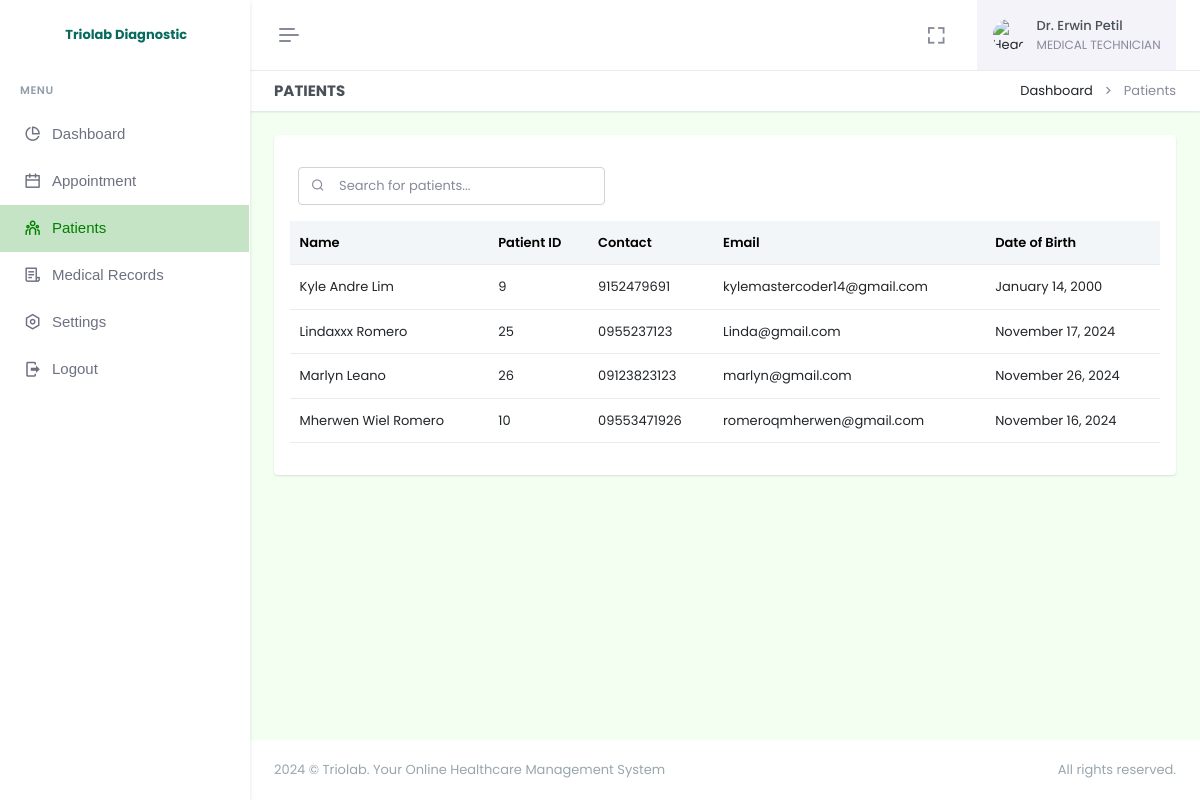
Screenshot of /doctor/patients.php (signed in) with the database file from the repository.
### tables this page shows
CREATE TABLE `doctor` (
  `employee_id` varchar(255) NOT NULL,
  `firstname` varchar(255) NOT NULL,
  `lastname` varchar(255) NOT NULL,
  `username` varchar(255) NOT NULL,
  `email` varchar(255) NOT NULL,
  `password` varchar(255) NOT NULL,
  `profile_img` varchar(255) DEFAULT NULL,
  `department_id` int(11) DEFAULT NULL,
  `date_added` timestamp NOT NULL DEFAULT current_timestamp(),
  `is_archive` tinyint(4) NOT NULL DEFAULT 0,
  PRIMARY KEY (`employee_id`),
  KEY `fk_doctor_department_new` (`department_id`),
  CONSTRAINT `fk_doctor_department_new` FOREIGN KEY (`department_id`) REFERENCES `departments` (`id`) ON DELETE SET NULL
);

CREATE TABLE `departments` (
  `id` int(255) NOT NULL AUTO_INCREMENT,
  `name` varchar(255) NOT NULL,
  `date_added` date NOT NULL DEFAULT current_timestamp(),
  `is_archive` tinyint(4) NOT NULL DEFAULT 0,
  PRIMARY KEY (`id`)
);

CREATE TABLE `patient` (
  `id` int(11) NOT NULL AUTO_INCREMENT,
  `firstname` varchar(255) NOT NULL,
  `lastname` varchar(255) NOT NULL,
  `age` varchar(255) NOT NULL,
  `sex` varchar(255) NOT NULL,
  `email` varchar(255) NOT NULL,
  `dob` varchar(255) DEFAULT NULL,
  `birthplace` varchar(255) DEFAULT NULL,
  `contact` varchar(255) DEFAULT NULL,
  `password` varchar(255) NOT NULL,
  `province` varchar(255) DEFAULT NULL,
  `city` varchar(255) DEFAULT NULL,
  `barangay` varchar(255) DEFAULT NULL,
  `street` varchar(255) DEFAULT NULL,
  `date_added` timestamp NOT NULL DEFAULT current_timestamp(),
  PRIMARY KEY (`id`)
);

### doctor/patients.php (the view, shortened to what this page needs)
<?php
require "../admin/modals/functions.php";
?>
<!doctype html>
<html lang="en" data-layout="vertical" data-topbar="light" data-sidebar="light" data-sidebar-size="lg" data-sidebar-image="none" data-preloader="disable" data-theme="default" data-theme-colors="green">
<head>
    <link rel="stylesheet" href="https://cdn.jsdelivr.net/npm/flatpickr/dist/flatpickr.min.css">
    <link href="assets/css/bootstrap.min.css" rel="stylesheet" type="text/css" />
    <link href="assets/css/icons.min.css" rel="stylesheet" type="text/css" />
    <link href="assets/css/app.min.css" rel="stylesheet" type="text/css" />
    <link href="assets/css/custom.min.css" rel="stylesheet" type="text/css" />
    <link rel="stylesheet" href="assets/css/sweetalert.css">
</head>
<body style="background-color: #F2FFF1">
    <div id="layout-wrapper">
        <?php require "header.php"; ?>
        <?php require "sidebar.php" ?>
        <div class="main-content">
            <div class="page-content">
                <div class="container-fluid">
                    <div class="row">
                        <div class="col-12">
                            <div class="page-title-box d-sm-flex align-items-center justify-content-between bg-galaxy-transparent">
                                <h4 class="mb-sm-0">Patients</h4>
                                <div class="page-title-right">
                                    <ol class="breadcrumb m-0">
                                        <li class="breadcrumb-item"><a href="index.php">Dashboard</a></li>
                                        <li class="breadcrumb-item active">Patients</li>
                                    </ol>
                                </div>
                            </div>
                        </div>
                    </div>
                    <div class="row">
                        <div class="col-12">
                            <div class="card">
                                <div class="card-body">
                                    <div class="d-flex justify-content-sm-start">
                                        <div class="search-box ms-2 mt-3 mb-3">
                                            <input type="text" id="searchInput" class="form-control" placeholder="Search for patients..." onkeyup="searchTable()">
                                            <i class="ri-search-line search-icon"></i>
                                        </div>
                                    </div>
                                    <table class="table align-middle table-nowrap" id="patientTable">
                                        <thead class="table-light">
                                            <tr>
                                                <th>Name</th>
                                                <th>Patient ID</th>
                                                <th>Contact</th>
                                                <th>Email</th>
                                                <th>Date of Birth</th>
                                            </tr>
                                        </thead>
                                        <tbody class="list">
                                            <?php
                                            $selectPatient = $pdo->prepare("
                                                SELECT *
                                                FROM patient
                                                ORDER BY firstname ASC
                                            ");
                                            $selectPatient->execute();
                                            if ($selectPatient->rowCount() > 0) {
                                                while ($row = $selectPatient->fetch(PDO::FETCH_ASSOC)) {
                                                    $fullname = htmlspecialchars($row['firstname']) . " " . htmlspecialchars($row['lastname']);
                                                    $formattedDate = date("F j, Y", strtotime($row['dob']));
                                            ?>
                                                    <tr>
                                                        <td><?= $fullname; ?></td>
                                                        <td><?= htmlspecialchars($row['id']); ?></td>
                                                        <td><?= htmlspecialchars($row['contact']); ?></td>
                                                        <td><?= htmlspecialchars($row['email']); ?></td>
                                                        <td><?= $formattedDate; ?></td>
                                                    </tr>
                                                <?php
                                                }
                                            }
                                            ?>
                                        </tbody>
                                    </table>
                                </div>
                            </div>
                        </div>
                    </div>
                </div>
            </div>
            <?php require "footer.php"; ?>
        </div>
    </div>
</body>
</html>

### doctor/header.php (shortened to what this page needs)
<header id="page-topbar">
    <div class="layout-width">
        <div class="navbar-header">
            <div class="d-flex">
                <button type="button" class="btn btn-sm px-3 fs-16 header-item vertical-menu-btn topnav-hamburger material-shadow-none" id="topnav-hamburger-icon">
                    <span class="hamburger-icon">
                        <span></span>
                        <span></span>
                        <span></span>
                    </span>
                </button>
            </div>
            <div class="d-flex align-items-center">
                <div class="ms-1 header-item d-none d-sm-flex">
                    <button type="button" class="btn btn-icon btn-topbar material-shadow-none btn-ghost-secondary rounded-circle" data-toggle="fullscreen">
                        <i class='bx bx-fullscreen fs-22'></i>
                    </button>
                </div>
                <?php
                $doctor_id = $_SESSION['user_id'];
                $selectDoctor = $pdo->query("SELECT * FROM doctor WHERE employee_id = '$doctor_id'");
                $fetchDoctor = $selectDoctor->fetch(PDO::FETCH_ASSOC);
                $department_id = $fetchDoctor['department_id'];
                $selectDepartment = $pdo->query("SELECT * FROM departments WHERE id = '$department_id'");
                $fetchDepartment = $selectDepartment->fetch(PDO::FETCH_ASSOC);
                ?>
                <div class="dropdown ms-sm-3 header-item topbar-user">
                    <button type="button" class="btn material-shadow-none" id="page-header-user-dropdown" data-bs-toggle="dropdown" aria-haspopup="true" aria-expanded="false">
                        <span class="d-flex align-items-center">
                            <img class="rounded-circle header-profile-user" src="<?= $fetchDoctor['profile_img'] == NULL ? "assets/images/dummy.png" : $fetchDoctor['profile_img'] ?>" alt="Header Avatar">
                            <span class="text-start ms-xl-2">
                                <span class="d-none d-xl-inline-block ms-1 fw-medium user-name-text">Dr. <?= $fetchDoctor['firstname'] . " " . $fetchDoctor['lastname'] ?></span>
                                <span class="d-none d-xl-block ms-1 fs-12 user-name-sub-text"><?= $fetchDepartment['name'] ?></span>
                            </span>
                        </span>
                    </button>
                </div>
            </div>
        </div>
    </div>
</header>

### rows the page displays
doctor: firstname "Erwin", lastname "Petil"
departments: name "MEDICAL TECHNICIAN"
patient: fullname "Kyle Andre Lim", id "9", contact "9152479691", email "kylemastercoder14@gmail.com", dob "January 14, 2000"
patient: fullname "Lindaxxx Romero", id "25", contact "0955237123", email "Linda@gmail.com", dob "November 17, 2024"
patient: fullname "Marlyn Leano", id "26", contact "09123823123", email "marlyn@gmail.com", dob "November 26, 2024"
patient: fullname "Mherwen Wiel Romero", id "10", contact "09553471926", email "romeroqmherwen@gmail.com", dob "November 16, 2024"
